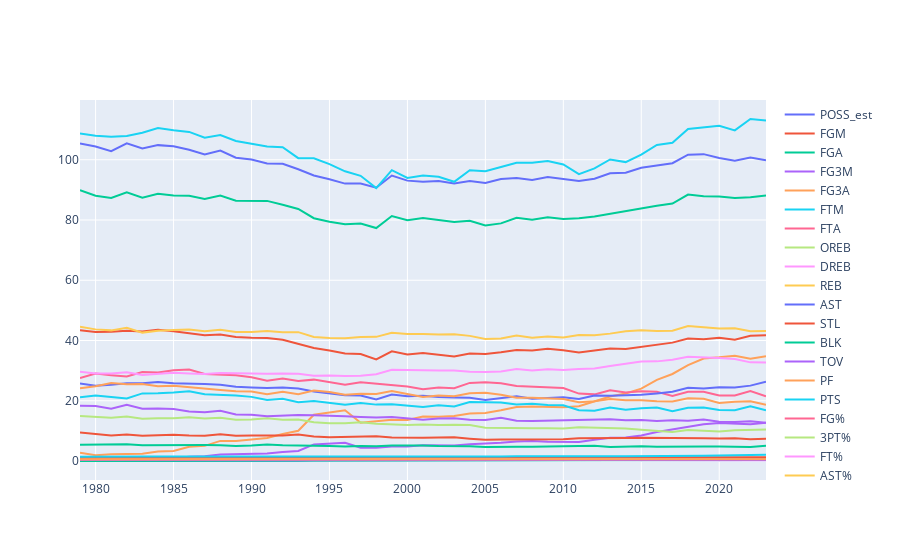

The code cell stored with this chart in its notebook:
### Code cell
change_per48_df.drop(columns='MIN', inplace=True)

fig = go.Figure()
for col in change_per48_df.columns[1:]:
    fig.add_trace(go.Scatter(x=change_per48_df['season_start_year'], y=change_per48_df[col], name =col))
    
fig.show()
